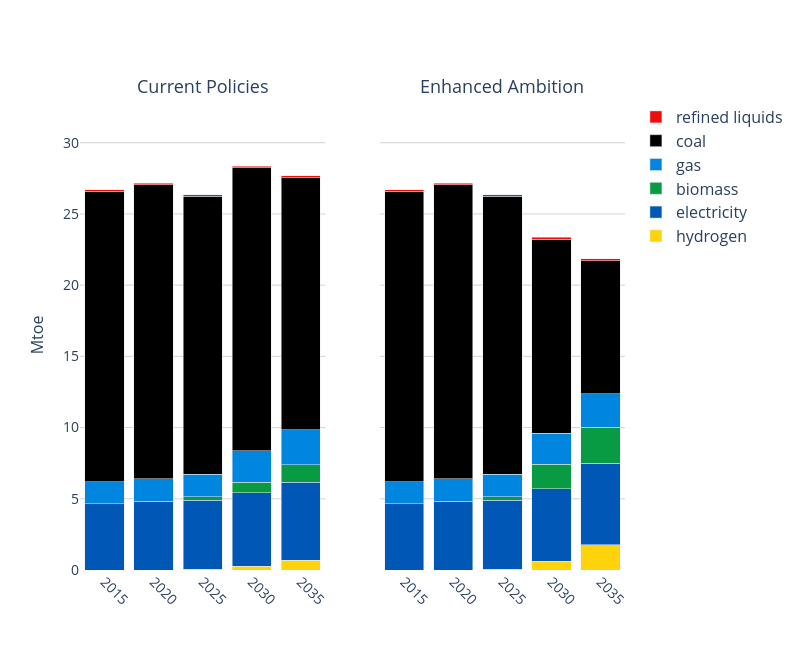

The code cell stored with this chart in its notebook:
### Code cell
# ------------------------------
# D) Iron & steel energy by fuel
# ------------------------------
dfD, _ = run_query(conn, q_idx)  # q_idx=100
dfD["fuel"] = dfD.apply(cat_fuel_ind, axis=1)
dfD["ind"]  = cat_sector(dfD["sector"])
dfD = dfD[(dfD["Year"] >= 2015) & (dfD["ind"] == "Iron and Steel")].copy()
dfD["value"] *= EJ_TO_MTOE
two_panel_stack(
    dfD, category="fuel", years=YEARS_2015_2050,
    out_png="./fig/ironsteel_energy_type.png", y_max=33,
    colors=FUEL_COLORS, patterns=FUEL_PATTERNS
)

### Figure 1 — Plotly figure (JSON) as saved in the notebook; plotly's stock layout.template omitted (floating-point values rounded to 4 significant figures)
{"data": [{"marker": {"color": "#FED30B"}, "name": "hydrogen", "showlegend": true, "type": "bar", "x": [2025, 2030, 2035], "xaxis": "x", "y": [0.06474, 0.269, 0.6828], "yaxis": "y"}, {"marker": {"color": "#0057B5"}, "name": "electricity", "showlegend": true, "type": "bar", "x": [2015, 2020, 2025, 2030, 2035], "xaxis": "x", "y": [4.668, 4.823, 4.827, 5.139, 5.48], "yaxis": "y"}, {"marker": {"color": "#099B43"}, "name": "biomass", "showlegend": true, "type": "bar", "x": [2025, 2030, 2035], "xaxis": "x", "y": [0.2534, 0.7497, 1.237], "yaxis": "y"}, {"marker": {"color": "#0186E0"}, "name": "gas", "showlegend": true, "type": "bar", "x": [2015, 2020, 2025, 2030, 2035], "xaxis": "x", "y": [1.528, 1.573, 1.583, 2.225, 2.462], "yaxis": "y"}, {"marker": {"color": "#000000"}, "name": "coal", "showlegend": true, "type": "bar", "x": [2015, 2020, 2025, 2030, 2035], "xaxis": "x", "y": [20.39, 20.66, 19.51, 19.86, 17.69], "yaxis": "y"}, {"marker": {"color": "#EF0C0C"}, "name": "refined liquids", "showlegend": true, "type": "bar", "x": [2015, 2020, 2025, 2030, 2035], "xaxis": "x", "y": [0.09996, 0.1044, 0.1062, 0.1173, 0.1281], "yaxis": "y"}, {"marker": {"color": "#FED30B"}, "name": "hydrogen", "showlegend": false, "type": "bar", "x": [2025, 2030, 2035], "xaxis": "x2", "y": [0.06474, 0.6037, 1.79], "yaxis": "y2"}, {"marker": {"color": "#0057B5"}, "name": "electricity", "showlegend": false, "type": "bar", "x": [2015, 2020, 2025, 2030, 2035], "xaxis": "x2", "y": [4.668, 4.823, 4.827, 5.111, 5.71], "yaxis": "y2"}, {"marker": {"color": "#099B43"}, "name": "biomass", "showlegend": false, "type": "bar", "x": [2025, 2030, 2035], "xaxis": "x2", "y": [0.2534, 1.7, 2.534], "yaxis": "y2"}, {"marker": {"color": "#0186E0"}, "name": "gas", "showlegend": false, "type": "bar", "x": [2015, 2020, 2025, 2030, 2035], "xaxis": "x2", "y": [1.528, 1.573, 1.583, 2.178, 2.339], "yaxis": "y2"}, {"marker": {"color": "#000000"}, "name": "coal", "showlegend": false, "type": "bar", "x": [2015, 2020, 2025, 2030, 2035], "xaxis": "x2", "y": [20.39, 20.66, 19.51, 13.64, 9.341], "yaxis": "y2"}, {"marker": {"color": "#EF0C0C"}, "name": "refined liquids", "showlegend": false, "type": "bar", "x": [2015, 2020, 2025, 2030, 2035], "xaxis": "x2", "y": [0.09996, 0.1044, 0.1062, 0.1239, 0.1371], "yaxis": "y2"}], "layout": {"annotations": [{"font": {"size": 18}, "showarrow": false, "text": "Current Policies", "x": 0.225, "xanchor": "center", "xref": "paper", "y": 1, "yanchor": "bottom", "yref": "paper"}, {"font": {"size": 18}, "showarrow": false, "text": "Enhanced Ambition", "x": 0.775, "xanchor": "center", "xref": "paper", "y": 1, "yanchor": "bottom", "yref": "paper"}], "barmode": "stack", "height": 650, "legend": {"font": {"size": 16}, "traceorder": "reversed", "x": 1.02, "y": 1}, "plot_bgcolor": "rgba(0,0,0,0)", "title": {"font": {"size": 24}, "x": 0.5}, "width": 800, "xaxis": {"anchor": "y", "domain": [0, 0.45], "tickangle": 45, "tickfont": {"size": 14}, "ticktext": ["2015", "2020", "2025", "2030", "2035", "2040", "2045", "2050"], "tickvals": [2015, 2020, 2025, 2030, 2035, 2040, 2045, 2050], "title": {"font": {"size": 16}}}, "xaxis2": {"anchor": "y2", "domain": [0.55, 1], "tickangle": 45, "tickfont": {"size": 14}, "ticktext": ["2015", "2020", "2025", "2030", "2035", "2040", "2045", "2050"], "tickvals": [2015, 2020, 2025, 2030, 2035, 2040, 2045, 2050], "title": {"font": {"size": 16}}}, "yaxis": {"anchor": "x", "domain": [0, 1], "gridcolor": "lightgray", "range": [0, 33], "showgrid": true, "tickfont": {"size": 14}, "title": {"font": {"size": 16}, "text": "Mtoe"}}, "yaxis2": {"anchor": "x2", "domain": [0, 1], "gridcolor": "lightgray", "matches": "y", "range": [0, 33], "showgrid": true, "showticklabels": false, "tickfont": {"size": 14}}}}
